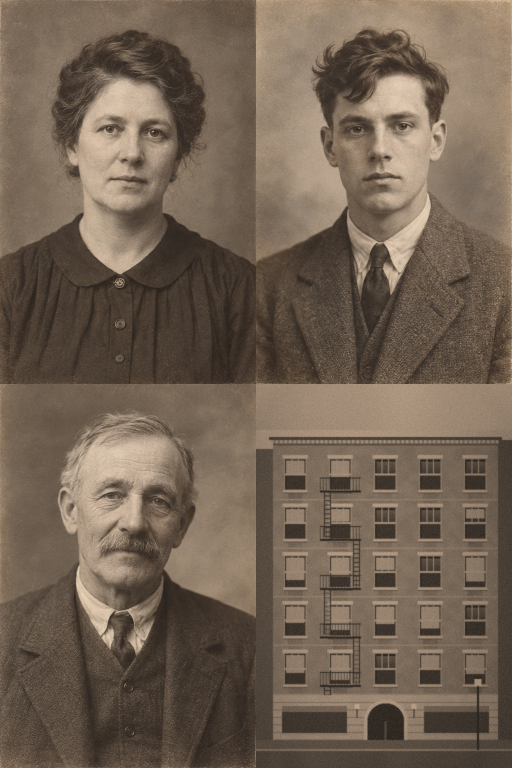
#> input picture art/data/photo_portraits/portrait_atlas.png, 1024 x 1536 px (shown at 1/2 size)
$ python measure_shot_sheet.py ../art/data/photo_portraits
#> lines starting #> are read from the running program, lines starting #| are printed output that depends on the picture
#!/usr/bin/env python3
"""Measure and tile an Orison capture without invoking Godot.

Manifest schema:
{
  "pairs": [
    {"name":"floor", "a":"00_control_a.png", "b":"00_control_b.png",
     "kind":"control", "crop":[x,y,w,h]},
    {"name":"answer", "a":"00_control_a.png", "b":"02_yes.png",
     "kind":"claim", "floor":"floor", "crop":[x,y,w,h],
     "min_rmse":0.01, "min_floor_ratio":3.0}
  ]
}
"""

from __future__ import annotations

import argparse
import hashlib
import json
import math
from pathlib import Path

import numpy as np
from PIL import Image, ImageDraw, ImageFont


def linear_rgb(path: Path, crop=None) -> np.ndarray:
    image = Image.open(path).convert("RGB")
    if crop:
        x, y, w, h = map(int, crop)
        if w <= 0 or h <= 0 or x < 0 or y < 0 \
                or x + w > image.width or y + h > image.height:
            raise ValueError(f"crop {crop} is outside {image.size}: {path.name}")
        image = image.crop((x, y, x + w, y + h))
    value = np.asarray(image, dtype=np.float32) / 255.0
    return np.where(value <= 0.04045, value / 12.92,
                    ((value + 0.055) / 1.055) ** 2.4)


def rmse(a: Path, b: Path, crop=None) -> float:
    left = linear_rgb(a, crop)
    right = linear_rgb(b, crop)
    if left.shape != right.shape:
        raise ValueError(f"shape mismatch {a.name} {left.shape} != {b.name} {right.shape}")
    return math.sqrt(float(np.mean((left - right) ** 2)))


def frame_record(path: Path) -> dict:
    image = Image.open(path).convert("RGB")
#> image is the input picture: PIL image 1024x1536 RGB; mean R, G, B 114.1, 98.1, 82.7
    raw = np.asarray(image, dtype=np.uint8)
    luma = (raw[..., 0] * 0.2126 + raw[..., 1] * 0.7152
            + raw[..., 2] * 0.0722)
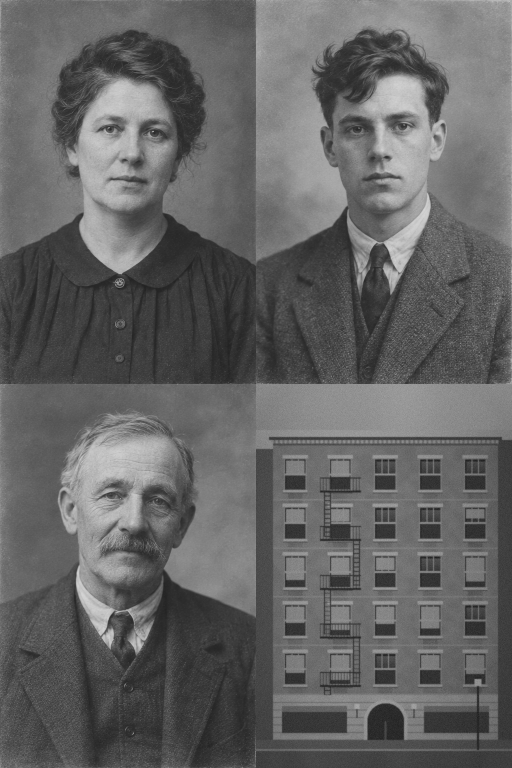
#> luma: shape (1536, 1024) float64 (shown at 1/2 size); min 23.35, max 214.2, mean 100.4
    return {
        "file": path.name,
        "width": image.width,
        "height": image.height,
        "bytes": path.stat().st_size,
        "sha256": hashlib.sha256(path.read_bytes()).hexdigest(),
        "luma_p01": round(float(np.percentile(luma, 1)), 3),
        "luma_p50": round(float(np.percentile(luma, 50)), 3),
        "luma_p99": round(float(np.percentile(luma, 99)), 3),
        "black_fraction": round(float(np.mean(luma <= 1.0)), 6),
        "clipped_fraction": round(float(np.mean(luma >= 254.0)), 6),
    }


def contact_sheet(paths: list[Path], output: Path, thumb=(384, 216)) -> None:
#> called with thumb = (384, 216)
    if not paths:
        return
    columns = min(4, len(paths))
    rows = math.ceil(len(paths) / columns)
    label_h = 30
    sheet = Image.new("RGB", (columns * thumb[0], rows * (thumb[1] + label_h)),
                      (20, 20, 20))
#> sheet: PIL image 384x246 RGB; every value is 20
    draw = ImageDraw.Draw(sheet)
    font = ImageFont.load_default()
    for index, path in enumerate(paths):
        image = Image.open(path).convert("RGB")
        image.thumbnail(thumb, Image.Resampling.LANCZOS)
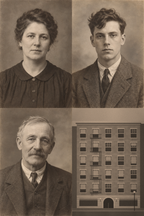
#> image: PIL image 144x216 RGB; mean R, G, B 114, 98, 82.6
        col, row = index % columns, index // columns
        x = col * thumb[0] + (thumb[0] - image.width) // 2
#> x = 120
        y = row * (thumb[1] + label_h) + (thumb[1] - image.height) // 2
#> y = 0
        sheet.paste(image, (x, y))
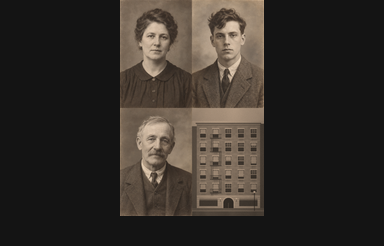
#> sheet: PIL image 384x246 RGB; mean R, G, B 50.9, 45.7, 40.6
        draw.text((col * thumb[0] + 7, row * (thumb[1] + label_h) + thumb[1] + 8),
                  path.name, fill=(235, 235, 235), font=font)
    sheet.save(output)
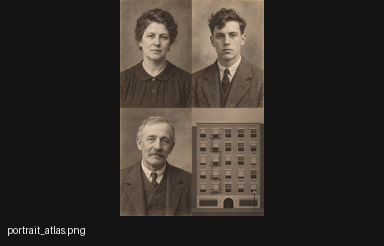
#> saved as contact_sheet.png: PIL image 384x246 RGB; mean R, G, B 51.4, 46.1, 41


def main() -> int:
    parser = argparse.ArgumentParser()
    parser.add_argument("directory", type=Path)
    parser.add_argument("--manifest", type=Path)
    parser.add_argument("--no-contact-sheet", action="store_true")
    args = parser.parse_args()
    directory = args.directory.resolve()
    paths = sorted(path for path in directory.glob("*.png")
                   if path.name != "contact_sheet.png")
    result = {"schema_version": 1, "directory": str(directory),
              "status": "PASS", "frames": [], "pairs": [], "failures": []}
    if not paths:
        result["status"] = "FAIL"
        result["failures"].append("no PNG frames")
    for path in paths:
        result["frames"].append(frame_record(path))

    manifest = {"pairs": []}
    if args.manifest:
        manifest = json.loads(args.manifest.read_text(encoding="utf-8"))
    controls = {}
    for spec in manifest.get("pairs", []):
        name = str(spec["name"])
        try:
            value = rmse(directory / spec["a"], directory / spec["b"],
                         spec.get("crop"))
        except (FileNotFoundError, OSError, ValueError) as error:
            result["failures"].append(f"{name}: {error}")
            continue
        record = {"name": name, "kind": spec.get("kind", "claim"),
                  "a": spec["a"], "b": spec["b"], "crop": spec.get("crop"),
                  "linear_rgb_rmse": value}
        if record["kind"] == "control":
            controls[name] = value
        else:
            floor_name = spec.get("floor")
            floor = controls.get(floor_name) if floor_name else None
            if floor is not None:
                record["floor"] = floor_name
                record["floor_rmse"] = floor
                record["floor_ratio"] = None if floor == 0.0 else value / floor
                if floor == 0.0:
                    record["floor_ratio_note"] = "undefined_zero_floor"
            minimum = float(spec.get("min_rmse", 0.0))
            ratio = float(spec.get("min_floor_ratio", 0.0))
            if value < minimum:
                result["failures"].append(
                    f"{name}: RMSE {value:.8f} < declared minimum {minimum:.8f}")
            if floor is not None and ratio > 0.0:
                if floor == 0.0 and minimum <= 0.0:
                    result["failures"].append(
                        f"{name}: zero floor makes ratio undefined; declare min_rmse")
                elif floor > 0.0 and value < floor * ratio:
                    result["failures"].append(
                        f"{name}: RMSE {value:.8f} < {ratio:.2f}x floor {floor:.8f}")
        result["pairs"].append(record)
    if result["failures"]:
        result["status"] = "FAIL"
    (directory / "shot_metrics.json").write_text(
        json.dumps(result, indent=2) + "\n", encoding="utf-8")
    if not args.no_contact_sheet:
        contact_sheet(paths, directory / "contact_sheet.png")
    print(f"[SHOT METRICS] {result['status']} frames={len(paths)} "
          f"pairs={len(result['pairs'])} failures={len(result['failures'])}")
    for record in result["pairs"]:
        print(f"[SHOT PAIR] {record['name']} kind={record['kind']} "
              f"rmse={record['linear_rgb_rmse']:.8f}")
    for failure in result["failures"]:
        print(f"[SHOT FAIL] {failure}")
    return 0 if result["status"] == "PASS" else 2


if __name__ == "__main__":
    raise SystemExit(main())
#> (the program exits here)
